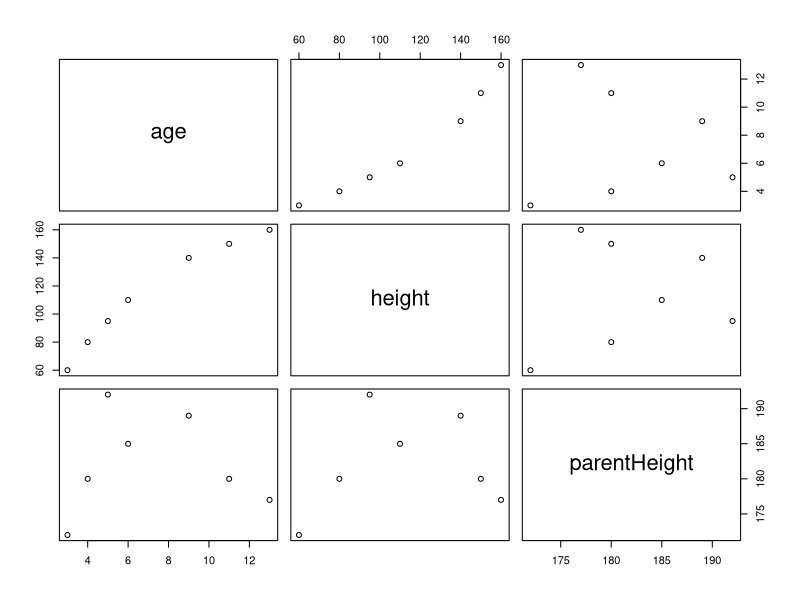

Reproduce this figure in R.
# example of multiple linear regression 

# https://www.youtube.com/watch?v=VvlqA-iO2HA

# Generate Example data
age    <- c(3, 4, 6, 5, 9, 11, 13)
height <- c(60, 80, 110, 95, 140, 150, 160)
parentHeight <- c(172, 180, 185, 192, 189, 180, 177)
myData <- data.frame(age,height,parentHeight)

# look at the data, this plots all the variables against each other 
plot(myData)

# calculate the linear regression
# height = y-intercept + slope1 * age + slope2 * parentHeight   
myModel <- lm(height ~ age + parentHeight , data = myData) # we use the ~ when describing the model to avoid confusion

# now we have the fitted model but we want the summary of the result
summary(myModel)

# the residuals should be approximately symmetrical with a median close to 0, Remember that for 
# a linear model it is the residuals that should be normally distributed

# The coefficients has three sets of values, a simple model would only have one
# the first is the intercept, this just tells us where the line intercepts the y-axis
# there is the estimate for the intercept and the standard error for that intercept, we could use
# that to calculate the confidence interval for the intercept too. The t-value is
# used to calculate the p-value. The p-value tells us if the intercept is significantly
# different from 0. Often we don't really care about the p-value for the intercept
#
# The next line is in this case called 'age' because it is the slope we should multiply
# age with. If age is a useful predictor of height we would expect the p-value for the slope
# to be significant
#
# The third line is in this case called 'parentHeight' because it is the slope we should multiply
# parentHeight with. If parentHeight is a useful predictor of height we would expect the p-value for the slope
# to be significant.If one of the slopes isn't significant we should probably remove it from the model.


# The significance codes just tells us what the stars *** mean

# The last block of text tells us how good the model is. 
# The Multiple R-squared is the same as for correlation and tells us how much of the
# variation our model explains.
# The adjusted R-squared is the R-squared scaled by the number of parameters in the model, this is
# the value we should be looking at when comparing models especially multiple linear models

# The last line tells us if the R-Squared value is significantly different from 0
# it will show F-statistic and degrees of freedom but we only really care about the p-value
# If this value is significant we know that R-squared is different from 0 


# REMEMBER that the values you find here are estimates, you do not know the true
# slope or intercept and that is why they have standard errors

# Comparison to single linear regression
# It is often a good idea to compare multiple linear regression to simple linear 
# regression, we would hope that we get a better adjusted R-squared value. If not the
# simple linear regression is just as good and the other variables we add don't give 
# us more useful information


# Youtube links
# statquest
# https://www.youtube.com/watch?v=zITIFTsivN8 (teori)
# https://www.youtube.com/watch?v=hokALdIst8k (praksis)

# https://www.youtube.com/watch?v=VvlqA-iO2HA


